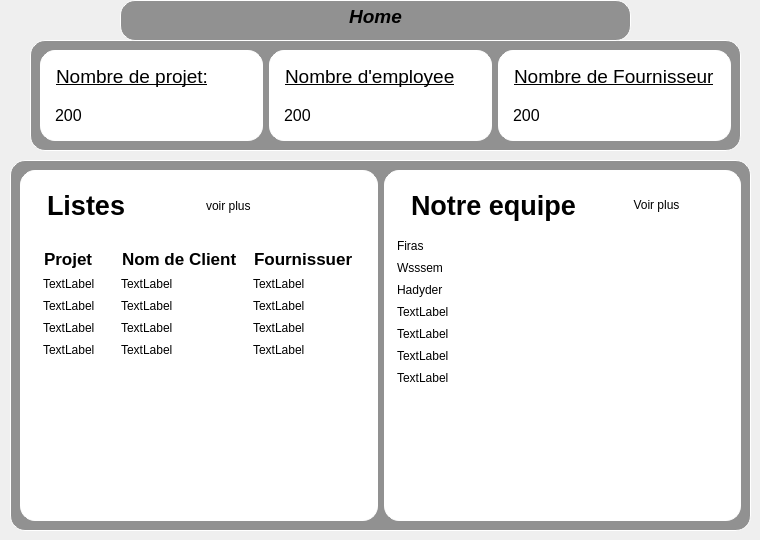
    <widget class="QWidget" name="page_2">
     <widget class="QFrame" name="frame_3">
      <property name="geometry">
       <rect>
        <x>30</x>
        <y>40</y>
        <width>711</width>
        <height>111</height>
       </rect>
      </property>
      <property name="styleSheet">
       <string notr="true">background-color:rgba(0, 0, 0, 100);
border-radius:15px;
 border: 1px solid #ffffff; </string>
      </property>
      <property name="frameShape">
       <enum>QFrame::Shape::NoFrame</enum>
      </property>
      <layout class="QHBoxLayout" name="horizontalLayout_5">
       <item>
        <widget class="QFrame" name="card1">
         <property name="styleSheet">
          <string notr="true">background-color: rgb(255, 255, 255);</string>
         </property>
         <property name="frameShape">
          <enum>QFrame::Shape::NoFrame</enum>
         </property>
         <layout class="QVBoxLayout" name="verticalLayout_6">
          <item>
           <widget class="QLabel" name="label_9">
            <property name="font">
             <font>
              <pointsize>14</pointsize>
              <underline>true</underline>
             </font>
            </property>
            <property name="text">
             <string>Nombre de projet:</string>
            </property>
           </widget>
          </item>
          <item>
           <widget class="QLabel" name="label_6">
            <property name="font">
             <font>
              <pointsize>12</pointsize>
             </font>
            </property>
            <property name="text">
             <string>200</string>
            </property>
           </widget>
          </item>
         </layout>
        </widget>
       </item>
       <item>
        <widget class="QFrame" name="card2">
         <property name="styleSheet">
          <string notr="true">background-color: rgb(255, 255, 255);</string>
         </property>
         <property name="frameShape">
          <enum>QFrame::Shape::NoFrame</enum>
         </property>
         <layout class="QVBoxLayout" name="verticalLayout_7">
          <item>
           <widget class="QLabel" name="label_7">
            <property name="font">
             <font>
              <pointsize>14</pointsize>
              <underline>true</underline>
             </font>
            </property>
            <property name="acceptDrops">
             <bool>false</bool>
            </property>
            <property name="text">
             <string>Nombre d'employee</string>
            </property>
           </widget>
          </item>
          <item>
           <widget class="QLabel" name="label_10">
            <property name="font">
             <font>
              <pointsize>12</pointsize>
             </font>
            </property>
            <property name="text">
             <string>200</string>
            </property>
           </widget>
          </item>
         </layout>
        </widget>
       </item>
       <item>
        <widget class="QFrame" name="card3">
         <property name="styleSheet">
          <string notr="true">background-color: rgb(255, 255, 255);</string>
         </property>
         <property name="frameShape">
          <enum>QFrame::Shape::NoFrame</enum>
         </property>
         <layout class="QVBoxLayout" name="verticalLayout_9">
          <item>
           <widget class="QLabel" name="label_8">
            <property name="font">
             <font>
              <pointsize>14</pointsize>
              <underline>true</underline>
             </font>
            </property>
            <property name="text">
             <string>Nombre de Fournisseur</string>
            </property>
           </widget>
          </item>
          <item>
           <widget class="QLabel" name="label_11">
            <property name="font">
             <font>
              <pointsize>12</pointsize>
             </font>
            </property>
            <property name="text">
             <string>200</string>
            </property>
           </widget>
          </item>
         </layout>
        </widget>
       </item>
      </layout>
     </widget>
     <widget class="QFrame" name="frame_4">
      <property name="geometry">
       <rect>
        <x>10</x>
        <y>160</y>
        <width>741</width>
        <height>371</height>
       </rect>
      </property>
      <property name="sizePolicy">
       <sizepolicy hsizetype="Preferred" vsizetype="Expanding">
        <horstretch>0</horstretch>
        <verstretch>0</verstretch>
       </sizepolicy>
      </property>
      <property name="styleSheet">
       <string notr="true">background-color:rgba(0, 0, 0, 100);
border-radius:15px;
 border: 1px solid #ffffff; </string>
      </property>
      <property name="frameShape">
       <enum>QFrame::Shape::NoFrame</enum>
      </property>
      <layout class="QHBoxLayout" name="horizontalLayout_6">
       <item>
        <widget class="QWidget" name="widget_2" native="true">
         <property name="styleSheet">
          <string notr="true">background-color: rgb(255, 255, 255);</string>
         </property>
         <layout class="QVBoxLayout" name="verticalLayout">
          <item>
           <widget class="QFrame" name="frame_5">
            <property name="styleSheet">
             <string notr="true"/>
            </property>
            <property name="frameShape">
             <enum>QFrame::Shape::NoFrame</enum>
            </property>
            <layout class="QHBoxLayout" name="horizontalLayout_7">
             <item>
              <widget class="QLabel" name="label_12">
               <property name="font">
                <font>
                 <pointsize>20</pointsize>
                 <bold>true</bold>
                </font>
               </property>
               <property name="text">
                <string>Listes</string>
               </property>
              </widget>
             </item>
             <item>
              <widget class="QLabel" name="label_13">
               <property name="text">
                <string>voir plus</string>
               </property>
              </widget>
             </item>
            </layout>
           </widget>
          </item>
          <item>
           <widget class="QFrame" name="frame_6">
            <property name="sizePolicy">
             <sizepolicy hsizetype="Preferred" vsizetype="Expanding">
              <horstretch>0</horstretch>
              <verstretch>0</verstretch>
             </sizepolicy>
            </property>
            <property name="styleSheet">
             <string notr="true"/>
            </property>
            <property name="frameShape">
             <enum>QFrame::Shape::NoFrame</enum>
            </property>
            <layout class="QGridLayout" name="gridLayout">
             <item row="3" column="0">
              <widget class="QLabel" name="label_20">
               <property name="text">
                <string>TextLabel</string>
               </property>
              </widget>
             </item>
             <item row="4" column="0">
              <widget class="QLabel" name="label_23">
               <property name="text">
                <string>TextLabel</string>
               </property>
              </widget>
             </item>
             <item row="6" column="1">
              <spacer name="verticalSpacer_3">
               <property name="orientation">
                <enum>Qt::Orientation::Vertical</enum>
               </property>
               <property name="sizeHint" stdset="0">
                <size>
                 <width>20</width>
                 <height>373</height>
                </size>
               </property>
              </spacer>
             </item>
             <item row="2" column="0">
              <widget class="QLabel" name="label_17">
               <property name="text">
                <string>TextLabel</string>
               </property>
              </widget>
             </item>
             <item row="5" column="1">
              <widget class="QLabel" name="label_27">
               <property name="text">
                <string>TextLabel</string>
               </property>
              </widget>
             </item>
             <item row="2" column="2">
              <widget class="QLabel" name="label_19">
               <property name="text">
                <string>TextLabel</string>
               </property>
              </widget>
             </item>
             <item row="3" column="2">
              <widget class="QLabel" name="label_22">
               <property name="text">
                <string>TextLabel</string>
               </property>
              </widget>
             </item>
             <item row="5" column="0">
              <widget class="QLabel" name="label_26">
               <property name="text">
                <string>TextLabel</string>
               </property>
              </widget>
             </item>
             <item row="5" column="2">
              <widget class="QLabel" name="label_28">
               <property name="text">
                <string>TextLabel</string>
               </property>
              </widget>
             </item>
             <item row="4" column="2">
              <widget class="QLabel" name="label_25">
               <property name="text">
                <string>TextLabel</string>
               </property>
              </widget>
             </item>
             <item row="0" column="1">
              <widget class="QLabel" name="label_15">
               <property name="font">
                <font>
                 <pointsize>13</pointsize>
                 <bold>true</bold>
                </font>
               </property>
               <property name="text">
                <string>Nom de Client</string>
               </property>
              </widget>
             </item>
             <item row="2" column="1">
              <widget class="QLabel" name="label_18">
               <property name="text">
                <string>TextLabel</string>
               </property>
              </widget>
             </item>
             <item row="4" column="1">
              <widget class="QLabel" name="label_24">
               <property name="text">
                <string>TextLabel</string>
               </property>
              </widget>
             </item>
             <item row="0" column="0">
              <widget class="QLabel" name="label_14">
               <property name="font">
                <font>
                 <pointsize>13</pointsize>
                 <bold>true</bold>
                </font>
               </property>
               <property name="text">
                <string>Projet</string>
               </property>
              </widget>
             </item>
             <item row="0" column="2">
              <widget class="QLabel" name="label_16">
               <property name="font">
                <font>
                 <pointsize>13</pointsize>
                 <bold>true</bold>
                </font>
               </property>
               <property name="text">
                <string>Fournissuer</string>
               </property>
              </widget>
             </item>
             <item row="3" column="1">
              <widget class="QLabel" name="label_21">
               <property name="text">
                <string>TextLabel</string>
               </property>
              </widget>
             </item>
            </layout>
           </widget>
          </item>
         </layout>
        </widget>
       </item>
       <item>
        <widget class="QWidget" name="widget_3" native="true">
         <property name="styleSheet">
          <string notr="true">background-color: rgb(255, 255, 255);</string>
         </property>
         <layout class="QVBoxLayout" name="verticalLayout_10">
          <item>
           <widget class="QFrame" name="frame_7">
            <property name="styleSheet">
             <string notr="true"/>
            </property>
            <property name="frameShape">
             <enum>QFrame::Shape::NoFrame</enum>
            </property>
            <layout class="QHBoxLayout" name="horizontalLayout_9">
             <item>
              <widget class="QLabel" name="label_29">
               <property name="font">
                <font>
                 <pointsize>20</pointsize>
                 <bold>true</bold>
                </font>
               </property>
               <property name="text">
                <string>Notre equipe</string>
               </property>
              </widget>
             </item>
             <item>
              <widget class="QPushButton" name="pushButton">
               <property name="text">
                <string>Voir plus</string>
               </property>
              </widget>
             </item>
            </layout>
           </widget>
          </item>
          <item>
           <widget class="QLabel" name="label_31">
            <property name="text">
             <string>Firas</string>
            </property>
           </widget>
          </item>
          <item>
           <widget class="QLabel" name="label_30">
            <property name="text">
             <string>Wsssem</string>
            </property>
           </widget>
          </item>
          <item>
           <widget class="QLabel" name="label_32">
            <property name="text">
             <string>Hadyder</string>
            </property>
           </widget>
          </item>
          <item>
           <widget class="QLabel" name="label_33">
            <property name="text">
             <string>TextLabel</string>
            </property>
           </widget>
          </item>
          <item>
           <widget class="QLabel" name="label_34">
            <property name="text">
             <string>TextLabel</string>
            </property>
           </widget>
          </item>
          <item>
           <widget class="QLabel" name="label_35">
            <property name="text">
             <string>TextLabel</string>
            </property>
           </widget>
          </item>
          <item>
           <widget class="QLabel" name="label_36">
            <property name="text">
             <string>TextLabel</string>
            </property>
           </widget>
          </item>
          <item>
           <spacer name="verticalSpacer_4">
            <property name="orientation">
             <enum>Qt::Orientation::Vertical</enum>
            </property>
            <property name="sizeHint" stdset="0">
             <size>
              <width>20</width>
              <height>373</height>
             </size>
            </property>
           </spacer>
          </item>
         </layout>
        </widget>
       </item>
      </layout>
     </widget>
     <widget class="QTextBrowser" name="textBrowser_3">
      <property name="geometry">
       <rect>
        <x>120</x>
        <y>0</y>
        <width>511</width>
        <height>41</height>
       </rect>
      </property>
      <property name="styleSheet">
       <string notr="true">background-color:rgba(0, 0, 0, 100);
border-radius:15px;
 border: 1px solid #ffffff; </string>
      </property>
      <property name="html">
       <string>&lt;!DOCTYPE HTML PUBLIC &quot;-//W3C//DTD HTML 4.0//EN&quot; &quot;http://www.w3.org/TR/REC-html40/strict.dtd&quot;&gt;
&lt;html&gt;&lt;head&gt;&lt;meta name=&quot;qrichtext&quot; content=&quot;1&quot; /&gt;&lt;meta charset=&quot;utf-8&quot; /&gt;&lt;style type=&quot;text/css&quot;&gt;
p, li { white-space: pre-wrap; }
hr { height: 1px; border-width: 0; }
li.unchecked::marker { content: &quot;\2610&quot;; }
li.checked::marker { content: &quot;\2612&quot;; }
&lt;/style&gt;&lt;/head&gt;&lt;body style=&quot; font-family:'Segoe UI'; font-size:9pt; font-weight:400; font-style:normal;&quot;&gt;
&lt;p align=&quot;center&quot; style=&quot; margin-top:0px; margin-bottom:0px; margin-left:0px; margin-right:0px; -qt-block-indent:0; text-indent:0px;&quot;&gt;&lt;span style=&quot; font-size:14pt; font-weight:696; font-style:italic;&quot;&gt;Home&lt;/span&gt;&lt;/p&gt;&lt;/body&gt;&lt;/html&gt;</string>
      </property>
     </widget>
    </widget>
